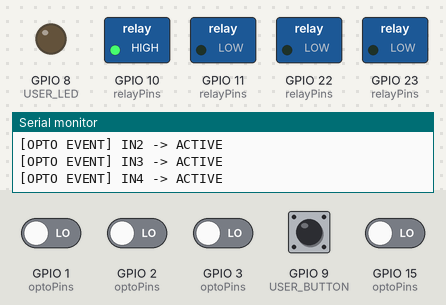
The sketch below on a simulated ESP32-C6. On the bench: switched loads named in the sketch (green lamp = pin HIGH), output pins drawn as LEDs (lit = HIGH), the last lines printed to the serial monitor. Inputs (shaded band) come from the test bench; at power-on: GPIO 9 (USER_BUTTON) HIGH, GPIO 1 (optoPins), GPIO 2 (optoPins), GPIO 3 (optoPins), GPIO 15 (optoPins) LOW.

Above: at 3.2 s.
3.3 s: GPIO 9 (USER_BUTTON) pulled LOW for 0.15 s
At 4.5 s:
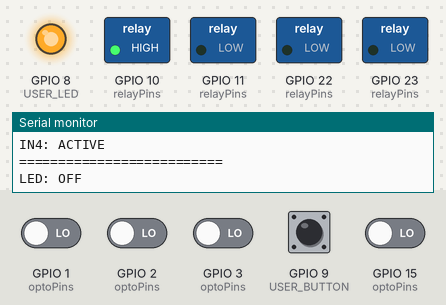
6.4 s: GPIO 9 (USER_BUTTON) pulled LOW for 1 s
At 6.9 s:
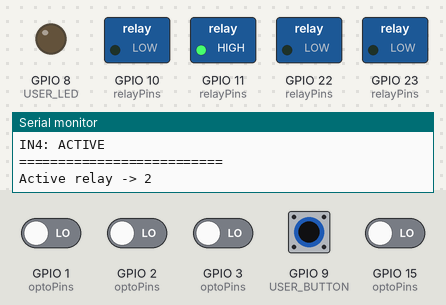
13.4 s: GPIO 2 (optoPins) driven HIGH and GPIO 9 (USER_BUTTON) driven LOW
At 14.6 s:
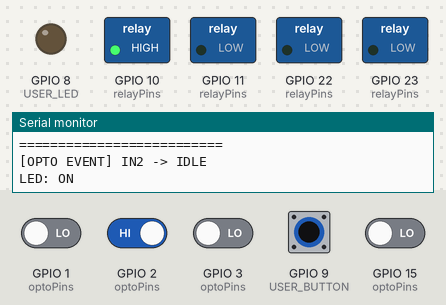
Timing chart, 0 to 16.5 s (numbered marks = the images above; inputs shaded):
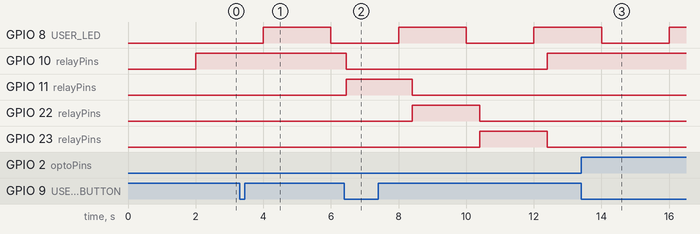

Measured:
- after the input at 3.3 s, GPIO 10 (relayPins): stays HIGH (without the input it goes to LOW after 0.70 s); GPIO 11 (relayPins): stays LOW (without the input it goes to HIGH after 0.70 s); GPIO 22 (relayPins): stays LOW (without the input it goes to HIGH after 2.7 s)
- after the input at 6.4 s, GPIO 10 (relayPins): HIGH → LOW after 0.05 s, → HIGH 6.0 s later; GPIO 11 (relayPins): LOW → HIGH after 0.05 s, → LOW 2.0 s later; GPIO 22 (relayPins): LOW → HIGH after 2.0 s, → LOW 2.0 s later; GPIO 23 (relayPins): LOW → HIGH after 4.0 s, → LOW 2.0 s later
- after the input at 13.4 s, GPIO 10 (relayPins): stays HIGH (without the input it goes to LOW after 1.0 s); GPIO 11 (relayPins): stays LOW (without the input it goes to HIGH after 1.0 s); GPIO 22 (relayPins): stays LOW (without the input it goes to HIGH after 3.0 s)

The sketch:

esp32-c6-evb-full-demo.ino
```cpp
// ======================================================
// ESP32-C6-EVB (Olimex) - full demo
//
// Features:
// - 4 relays rotate every 2 seconds
// - User LED blinks every 2 seconds (active LOW)
// - Button toggles relay rotation ON/OFF
// - 4 optocoupler inputs monitored (event-based logging)
//
// Hardware specifics:
// - Native USB used for Serial
// - Relays: ACTIVE HIGH
// - LED: ACTIVE LOW
// - Button: ACTIVE LOW (internal pull-up)
// - Optocouplers: ACTIVE LOW (47k pull-up to 3.3V),
// provide between 5V DC and 30V DC and be careful
// with polarity!!!
//
// After downloading the demo, open the serial monitor
// Ensure that "USB CDC On Boot" is Enabled
// Refer to "arduino-settings.jpg" for tested settings
// ======================================================


// ===== Relay pin definitions =====
#define RELAY1 10
#define RELAY2 11
#define RELAY3 22
#define RELAY4 23

// ===== User interface =====
#define USER_LED 8
#define USER_BUTTON 9

// ===== Optocoupler inputs =====
#define OPTO1 1
#define OPTO2 2
#define OPTO3 3
#define OPTO4 15


// ===== Timing (milliseconds) =====
const unsigned long RELAY_INTERVAL = 2000;
const unsigned long LED_INTERVAL   = 2000;


// ===== Relay logic =====
// Board is ACTIVE HIGH:
// HIGH = relay ON
// LOW  = relay OFF
#define RELAY_ON  HIGH
#define RELAY_OFF LOW


// ===== State variables =====
unsigned long lastRelayTime = 0;
unsigned long lastLedTime   = 0;

int currentRelay = 0;        // internal index (0–3)
bool relaysRunning = true;

bool ledState = false;
bool lastButtonState = HIGH;


// ===== Pin arrays for iteration =====
int relayPins[4] = {RELAY1, RELAY2, RELAY3, RELAY4};
int optoPins[4]  = {OPTO1, OPTO2, OPTO3, OPTO4};


// ===== Optocoupler state tracking =====
// Used to detect changes (edge detection)
bool lastOptoState[4] = {HIGH, HIGH, HIGH, HIGH};


// ======================================================
// SETUP
// ======================================================
void setup() {
  // Start native USB serial
  Serial.begin(115200);

  // Delay to allow terminal to connect (important for USB CDC)
  delay(2000);

  Serial.println("\nESP32-C6 EVB Full Demo Start");

  // ----- Initialize relays (all OFF) -----
  for (int i = 0; i < 4; i++) {
    pinMode(relayPins[i], OUTPUT);
    digitalWrite(relayPins[i], RELAY_OFF);
  }

  // ----- Initialize user LED (OFF) -----
  pinMode(USER_LED, OUTPUT);
  digitalWrite(USER_LED, HIGH); // HIGH = OFF (active LOW LED)

  // ----- Initialize button -----
  // Internal pull-up → pressed = LOW
  pinMode(USER_BUTTON, INPUT_PULLUP);

  // ----- Initialize optocoupler inputs -----
  // External pull-ups already present on board (47k)
  for (int i = 0; i < 4; i++) {
    pinMode(optoPins[i], INPUT);
  }
}


// ======================================================
// HELPER: Check if relay is logically ON
// ======================================================
bool isRelayOn(int i) {
  return digitalRead(relayPins[i]) == RELAY_ON;
}


// ======================================================
// PRINT RELAY STATUS
// ======================================================
void printRelayStatus() {
  Serial.println("=== RELAY STATUS ===");

  for (int i = 0; i < 4; i++) {
    Serial.print("Relay ");
    Serial.print(i + 1);  // numbering
    Serial.print(": ");
    Serial.println(isRelayOn(i) ? "ON" : "OFF");
  }

  Serial.println("====================");
}


// ======================================================
// PRINT OPTOCOUPLER STATUS
// ======================================================
void printOptoStatus() {
  Serial.println("=== OPTO INPUT STATUS ===");

  for (int i = 0; i < 4; i++) {
    Serial.print("IN");
    Serial.print(i + 1);
    Serial.print(": ");

    // ACTIVE LOW → LOW means input is active
    bool active = (digitalRead(optoPins[i]) == LOW);
    Serial.println(active ? "ACTIVE" : "IDLE");
  }

  Serial.println("==========================");
}


// ======================================================
// MAIN LOOP
// ======================================================
void loop() {
  unsigned long now = millis();


  // ==================================================
  // BUTTON HANDLING (edge detection + debounce)
  // ==================================================
  bool currentButtonState = digitalRead(USER_BUTTON);

  // Detect button press (HIGH → LOW transition)
  if (lastButtonState == HIGH && currentButtonState == LOW) {
    delay(30); // simple debounce

    if (digitalRead(USER_BUTTON) == LOW) {
      relaysRunning = !relaysRunning;

      Serial.println("\n[EVENT] Button pressed");
      Serial.print("Relay rotation: ");
      Serial.println(relaysRunning ? "RUNNING" : "STOPPED");

      printRelayStatus();
      printOptoStatus();
    }
  }

  lastButtonState = currentButtonState;


  // ==================================================
  // RELAY SEQUENCER
  // ==================================================
  if (relaysRunning && (now - lastRelayTime >= RELAY_INTERVAL)) {
    lastRelayTime = now;

    // Turn all relays OFF
    for (int i = 0; i < 4; i++) {
      digitalWrite(relayPins[i], RELAY_OFF);
    }

    // Turn current relay ON
    digitalWrite(relayPins[currentRelay], RELAY_ON);

    Serial.print("Active relay -> ");
    Serial.println(currentRelay + 1);

    // Move to next relay (circular)
    currentRelay = (currentRelay + 1) % 4;
  }


  // ==================================================
  // LED BLINK (independent task)
  // ==================================================
  if (now - lastLedTime >= LED_INTERVAL) {
    lastLedTime = now;

    ledState = !ledState;

    // ACTIVE LOW LED:
    // LOW = ON, HIGH = OFF
    digitalWrite(USER_LED, ledState ? LOW : HIGH);

    Serial.print("LED: ");
    Serial.println(ledState ? "ON" : "OFF");
  }


  // ==================================================
  // OPTOCOUPLER MONITORING (change detection)
  // ==================================================
  for (int i = 0; i < 4; i++) {
    bool currentState = digitalRead(optoPins[i]);

    // Detect change
    if (currentState != lastOptoState[i]) {
      lastOptoState[i] = currentState;

      Serial.print("[OPTO EVENT] IN");
      Serial.print(i + 1);
      Serial.print(" -> ");

      // ACTIVE LOW logic
      Serial.println(currentState == LOW ? "ACTIVE" : "IDLE");
    }
  }
}
```
